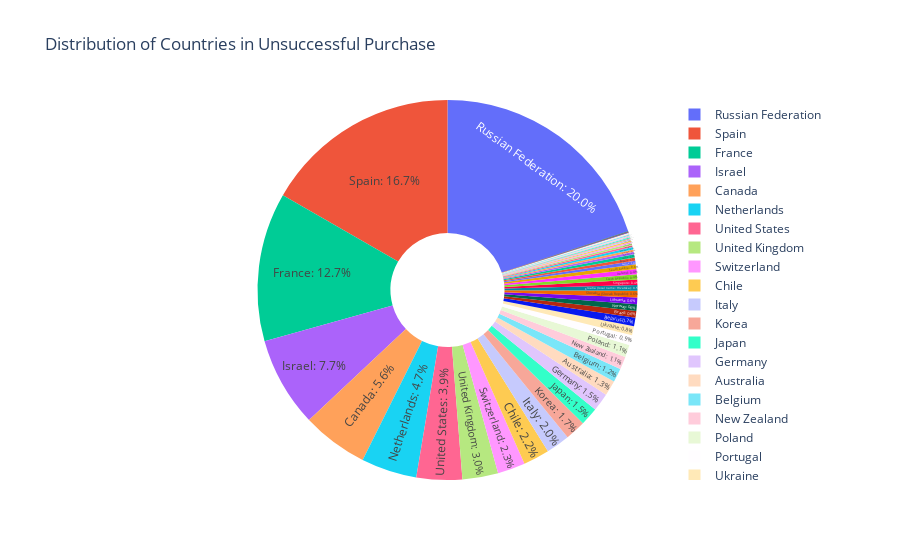

The cell this chart's notebook holds for it:
### Code cell
# Calculate the total count of unsuccessful purchases
unsuccess_counts_country = unsuccess_purchase['收货国家'].value_counts()
total_unsuccessful_count = unsuccess_counts_country.sum()

# Calculate the percentage of each country in the unsuccessful purchase dataset
percentage_unsuccessful = (unsuccess_counts_country / total_unsuccessful_count) * 100

# Create the pie plot using Plotly
fig = go.Figure(data=go.Pie(labels=percentage_unsuccessful.index,
                           values=percentage_unsuccessful,
                           texttemplate="%{label}: %{value:.1f}%",
                           textposition="inside",
                           hole=0.3))

fig.update_layout(
    title="Distribution of Countries in Unsuccessful Purchase",
    legend=dict(orientation="v", yanchor="middle", y=0.5, xanchor="auto", x=1.1),
)

fig.show()

### Figure 1 — Plotly figure (JSON) as saved in the notebook; plotly's stock layout.template omitted (floating-point values rounded to 4 significant figures)
{"data": [{"hole": 0.3, "labels": ["Russian Federation", "Spain", "France", "Israel", "Canada", "Netherlands", "United States", "United Kingdom", "Switzerland", "Chile", "Italy", "Korea", "Japan", "Germany", "Australia", "Belgium", "New Zealand", "Poland", "Portugal", "Ukraine", "Belarus", "Brazil", "Norway", "Lithuania", "Slovakia (Slovak Republic)", "Croatia (local name: Hrvatska)", "Singapore", "Czech Republic", "Ireland", "Saudi Arabia", "Austria", "Bulgaria", "Latvia", "Cyprus", "Finland", "Romania", "Mexico", "Hungary", "Slovenia", "Indonesia", "Luxembourg", "Hong Kong,China", "Estonia", "Kazakhstan", "Greece", "Thailand", "Denmark", "Uzbekistan", "Brunei", "Sweden", "Malaysia", "Malta", "Turkey"], "textposition": "inside", "texttemplate": "%{label}: %{value:.1f}%", "type": "pie", "values": [20, 16.68, 12.67, 7.652, 5.628, 4.737, 3.887, 3.036, 2.348, 2.227, 2.024, 1.741, 1.538, 1.538, 1.296, 1.174, 1.093, 1.053, 0.8502, 0.7692, 0.7287, 0.5668, 0.5668, 0.5668, 0.5668, 0.4858, 0.4453, 0.4453, 0.4453, 0.4049, 0.2834, 0.2834, 0.2834, 0.2024, 0.2024, 0.2024, 0.1619, 0.1619, 0.1215, 0.1215, 0.1215, 0.08097, 0.08097, 0.08097, 0.08097, 0.08097, 0.04049, 0.04049, 0.04049, 0.04049, 0.04049, 0.04049, 0.04049]}], "layout": {"legend": {"orientation": "v", "x": 1.1, "xanchor": "auto", "y": 0.5, "yanchor": "middle"}, "title": {"text": "Distribution of Countries in Unsuccessful Purchase"}}}
